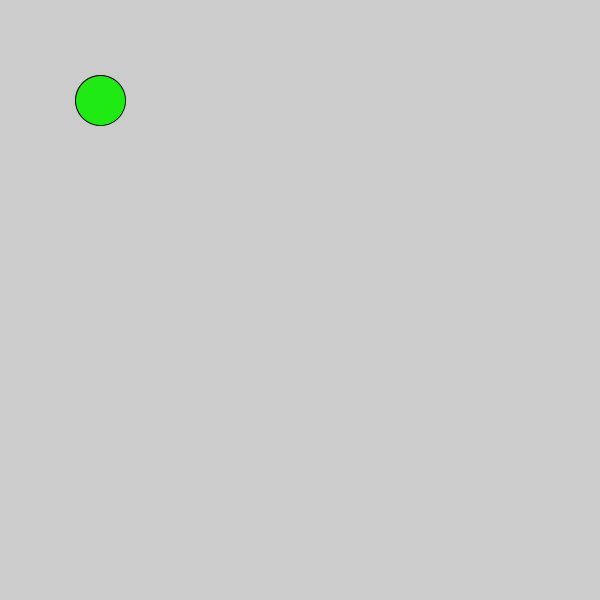
Frame 1 (no input)
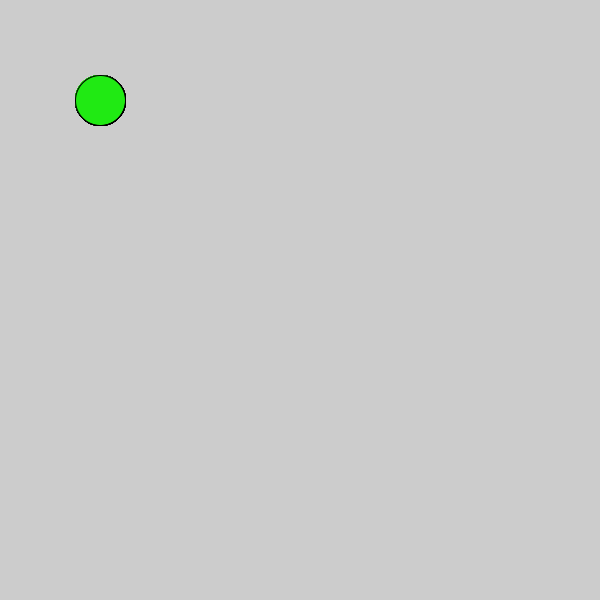
Frame 60 (the mouse pressed at the canvas centre just before this capture)
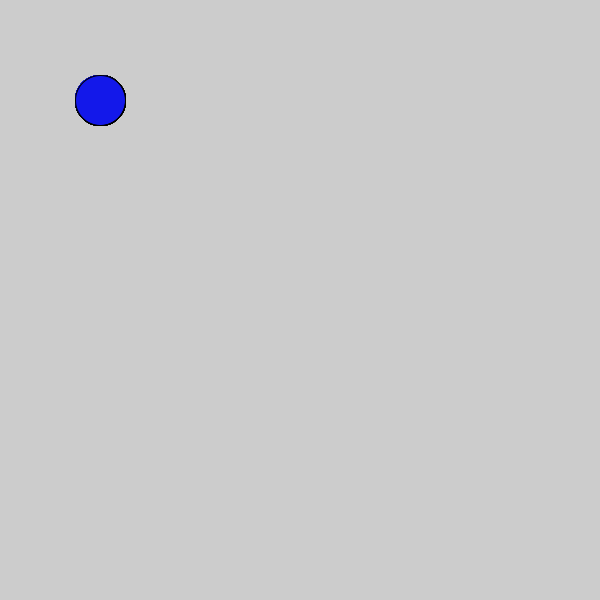
Frame 120 (the mouse held since frame 60 and released just before this capture)

The Processing sketch that drew these frames (run headless with seeded random() and noise(); from frame 60 on, the mouse is pressed at the canvas centre):

// Processing sketch: c_LogicalDot
// ── c_LogicalDot.pde

void setup() {
  
// 1. Set the size of the sketch. Make it 600 pixels square. 
  
  size(600,600);
}

void draw() {
  
// 2. Draw an ellipse
// Run the program to make sure it works before moving on.
//  ellipse(100,100,50,50);

// 3. Change the color of the ellipse when the mouse is pressed.
//    Use the following code, but put your colors where indicated
//    Remember to use the   fill()  command to set colors.

if (mousePressed) {
   fill(#1318EA);
   ellipse(100,100,50,50);
   //  put one color here 
  
} else {
  
   // put a different color here
   fill(#20EA13);
   ellipse(100,100,50,50);
  
}  
//ellipse(100,100,50,50);
  
  
  
}
